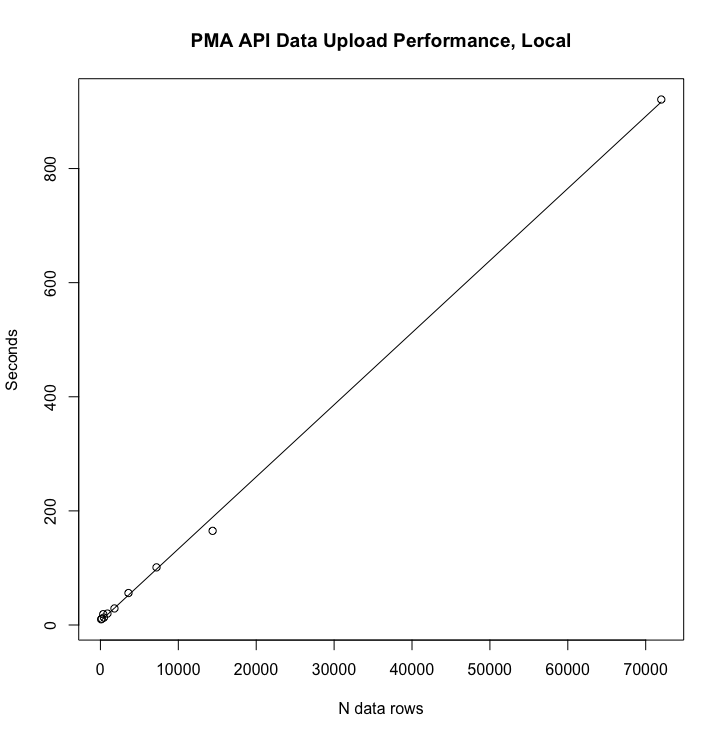

Recreate this plot in R.
# Actual time elapsed by 'n': 'seconds' (for 'R'): 

n <- c(90, 180, 360, 450, 900, 1800, 3600, 7200, 14402, 72000)
seconds <- c(10, 11, 19, 13, 20, 29, 56, 101, 165, 921)

model <- lm(seconds ~ n)
summary(model)

plot(x=n, y=seconds,
      xlab='N data rows', ylab='Seconds', main='PMA API Data Upload Performance, Local', 
     panel.last = lines(sort(n), fitted(model)[order(n)]))
